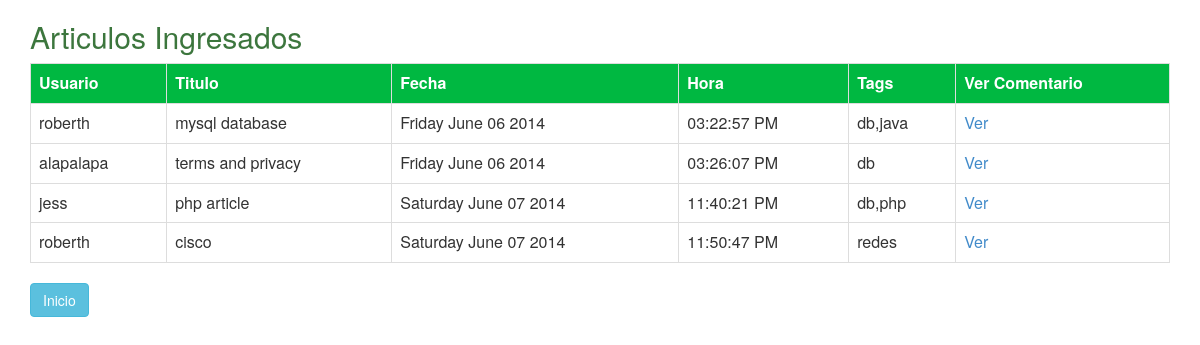
/controllers/articulos.php, run on the app's committed database.
### tables this page shows
CREATE TABLE `article` (
  `id_article` int(11) NOT NULL AUTO_INCREMENT,
  `id_user` int(11) NOT NULL,
  `date` timestamp NOT NULL DEFAULT CURRENT_TIMESTAMP,
  `title` varchar(100) NOT NULL,
  `body` longtext,
  PRIMARY KEY (`id_article`),
  KEY `id_user` (`id_user`),
  CONSTRAINT `article_ibfk_1` FOREIGN KEY (`id_user`) REFERENCES `user` (`id_user`)
);

CREATE TABLE `user` (
  `id_user` int(11) NOT NULL AUTO_INCREMENT,
  `login` varchar(60) NOT NULL,
  `password` varchar(200) NOT NULL,
  `name` varchar(100) NOT NULL,
  `last_name` varchar(100) DEFAULT NULL,
  `email` varchar(100) NOT NULL,
  `birth_date` date DEFAULT NULL,
  PRIMARY KEY (`id_user`)
);

### controllers/articulos.php (called while the page is built, shortened)
<?php
require_once 'models/model.php';
$datos = new Conexion;
$datos = $datos->getArticulos();
require_once 'views/articulos.php';
?>

### models/model.php (called while the page is built, shortened)
<?php
class Conexion
{
	private function conectar()
	{
		$con = mysqli_connect(HOST,USER, PASS) or die ('Error con la conexion');
		mysqli_select_db($con,DB);
		return $con;
	}
	public function getArticulos()
	{
		$con = $this->conectar();
		$query = "SELECT user.login, article.id_article, article.title, DATE_FORMAT(article.date, '%W %M %d %Y') AS date,
					DATE_FORMAT(article.date, '%r') AS time, GROUP_CONCAT( tag.name ) AS tag
					FROM user
					INNER JOIN article ON user.id_user = article.id_user
					INNER JOIN article_tag ON article.id_article = article_tag.id_article
					INNER JOIN tag ON article_tag.id_tag = tag.id_tag
					GROUP BY article.id_article";
		$result = mysqli_query($con,$query) or die ('No se pudieron mostrar los articulos');
		return $result;
	}
}
?>

### views/articulos.php (the view, shortened to what this page needs)
<DOCTYPE html>
<html>
<head>
	<link rel="stylesheet" type="text/css" href="../css/bootstrap.min.css">
</head>
<body>
	<main class="container">
		<article>
			<h2 class="text-success">Articulos Ingresados</h2>
			<table class="table table-hover table-bordered">
				<tr>
					<th>Usuario</th>
					<th>Titulo</th>
					<th>Fecha</th>
					<th>Hora</th>
					<th>Tags</th>
					<th>Ver Comentario</th>
				</tr>
			<? foreach($datos as $dato): ?>
				<tr>
				<td><?= $dato['login'] ?></td>
				<td><?= $dato['title'] ?></td>
				<td><?= $dato['date'] ?></td>
				<td><?= $dato['time'] ?></td>
				<td><?= $dato['tag'] ?></td>
				<td><a href="articulo.php?id=<?= $dato['id_article'] ?>">Ver</a></td>
				</tr>
			<? endforeach; ?>
			</table>
		</article>
		<section>
			<a href="../index.php" class="btn btn-info">Inicio</a>
		</section>
	</main>
</body>
</html>

### views/articulos.php (style rules this page uses)
th { background-color:#00B841; color:#FFFFFF; }

### data on the page
article: id_user.login "roberth", title "mysql database", date "Friday June 06 2014", time "03:22:57 PM", tag "db,java"
article: id_user.login "alapalapa", title "terms and privacy", date "Friday June 06 2014", time "03:26:07 PM", tag "db"
article: id_user.login "jess", title "php article", date "Saturday June 07 2014", time "11:40:21 PM", tag "db,php"
article: id_user.login "roberth", title "cisco", date "Saturday June 07 2014", time "11:50:47 PM", tag "redes"
